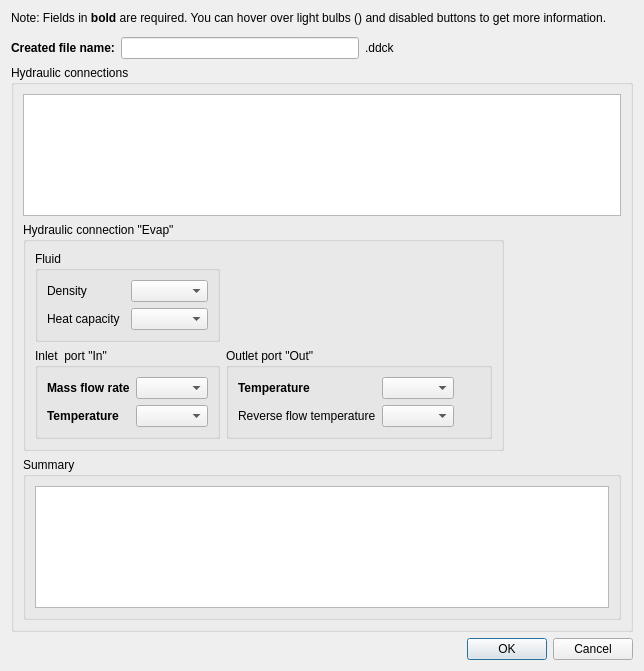
<?xml version="1.0" encoding="UTF-8"?>
<ui version="4.0">
 <class>HydraulicConnections</class>
 <widget class="QDialog" name="HydraulicConnections">
  <property name="geometry">
   <rect>
    <x>0</x>
    <y>0</y>
    <width>644</width>
    <height>671</height>
   </rect>
  </property>
  <property name="windowTitle">
   <string>Convert Proforma to ddck file...</string>
  </property>
  <layout class="QVBoxLayout" name="verticalLayout_3">
   <item>
    <layout class="QHBoxLayout" name="horizontalLayout_5">
     <item>
      <widget class="QLabel" name="label">
       <property name="text">
        <string>&lt;html&gt;&lt;head/&gt;&lt;body&gt;&lt;p&gt;Note: Fields in &lt;span style=&quot; font-weight:700;&quot;&gt;bold&lt;/span&gt; are required. You can hover over light bulbs (&lt;img src=&quot;:/tango-icons/status/tango-icon-theme-0.8.90/scalable/status/dialog-information.svg&quot; height=&quot;20&quot; widht=&quot;20&quot;/&gt;) and disabled buttons to get more information.&lt;/p&gt;&lt;/body&gt;&lt;/html&gt;</string>
       </property>
       <property name="alignment">
        <set>Qt::AlignLeading|Qt::AlignLeft|Qt::AlignTop</set>
       </property>
      </widget>
     </item>
     <item>
      <spacer name="horizontalSpacer_6">
       <property name="orientation">
        <enum>Qt::Horizontal</enum>
       </property>
       <property name="sizeHint" stdset="0">
        <size>
         <width>40</width>
         <height>20</height>
        </size>
       </property>
      </spacer>
     </item>
    </layout>
   </item>
   <item>
    <layout class="QHBoxLayout" name="horizontalLayout">
     <item>
      <widget class="QLabel" name="label_2">
       <property name="font">
        <font>
         <bold>true</bold>
        </font>
       </property>
       <property name="text">
        <string>Created file name:</string>
       </property>
      </widget>
     </item>
     <item>
      <widget class="QLineEdit" name="ddckFileNameLineEdit"/>
     </item>
     <item>
      <widget class="QLabel" name="label_3">
       <property name="text">
        <string>.ddck</string>
       </property>
      </widget>
     </item>
     <item>
      <spacer name="horizontalSpacer">
       <property name="orientation">
        <enum>Qt::Horizontal</enum>
       </property>
       <property name="sizeHint" stdset="0">
        <size>
         <width>40</width>
         <height>20</height>
        </size>
       </property>
      </spacer>
     </item>
    </layout>
   </item>
   <item>
    <widget class="QGroupBox" name="groupBox">
     <property name="title">
      <string>Hydraulic connections</string>
     </property>
     <layout class="QVBoxLayout" name="verticalLayout_2">
      <item>
       <layout class="QHBoxLayout" name="horizontalLayout_2">
        <item>
         <widget class="QTableView" name="connectionsTableView"/>
        </item>
       </layout>
      </item>
      <item>
       <layout class="QHBoxLayout" name="horizontalLayout_3">
        <item>
         <widget class="QGroupBox" name="hydraulicConnectionGroupBox">
          <property name="title">
           <string>Hydraulic connection &quot;Evap&quot;</string>
          </property>
          <layout class="QGridLayout" name="gridLayout_4">
           <item row="0" column="0">
            <widget class="QGroupBox" name="groupBox_2">
             <property name="title">
              <string>Fluid</string>
             </property>
             <layout class="QGridLayout" name="gridLayout">
              <item row="0" column="0">
               <widget class="QLabel" name="label_4">
                <property name="text">
                 <string>Density</string>
                </property>
               </widget>
              </item>
              <item row="0" column="1">
               <widget class="QComboBox" name="fluidDensityComboBox"/>
              </item>
              <item row="1" column="0">
               <widget class="QLabel" name="label_5">
                <property name="text">
                 <string>Heat capacity</string>
                </property>
               </widget>
              </item>
              <item row="1" column="1">
               <widget class="QComboBox" name="heatCapacityComboBox"/>
              </item>
             </layout>
            </widget>
           </item>
           <item row="1" column="0">
            <widget class="QGroupBox" name="inletPortGroupBox">
             <property name="title">
              <string>Inlet  port &quot;In&quot;</string>
             </property>
             <layout class="QGridLayout" name="gridLayout_2">
              <item row="0" column="0">
               <widget class="QLabel" name="label_6">
                <property name="font">
                 <font>
                  <bold>true</bold>
                 </font>
                </property>
                <property name="text">
                 <string>Mass flow rate</string>
                </property>
               </widget>
              </item>
              <item row="0" column="1">
               <widget class="QComboBox" name="massFlowRateComboBox"/>
              </item>
              <item row="1" column="0">
               <widget class="QLabel" name="label_10">
                <property name="font">
                 <font>
                  <bold>true</bold>
                 </font>
                </property>
                <property name="text">
                 <string>Temperature</string>
                </property>
               </widget>
              </item>
              <item row="1" column="1">
               <widget class="QComboBox" name="inputTempComboBox"/>
              </item>
             </layout>
            </widget>
           </item>
           <item row="1" column="1">
            <widget class="QGroupBox" name="outletPortGroupBox">
             <property name="title">
              <string>Outlet port &quot;Out&quot;</string>
             </property>
             <layout class="QGridLayout" name="gridLayout_3">
              <item row="1" column="0">
               <widget class="QLabel" name="label_12">
                <property name="text">
                 <string>Reverse flow temperature</string>
                </property>
               </widget>
              </item>
              <item row="1" column="1">
               <widget class="QComboBox" name="outputRevTempComboBox"/>
              </item>
              <item row="0" column="1">
               <widget class="QComboBox" name="outputTempComboBox"/>
              </item>
              <item row="0" column="0">
               <widget class="QLabel" name="label_11">
                <property name="font">
                 <font>
                  <bold>true</bold>
                 </font>
                </property>
                <property name="text">
                 <string>Temperature</string>
                </property>
               </widget>
              </item>
              <item row="1" column="2">
               <widget class="QWidget" name="bulkLengthInfoIconWidget_2" native="true">
                <property name="sizePolicy">
                 <sizepolicy hsizetype="Preferred" vsizetype="Preferred">
                  <horstretch>0</horstretch>
                  <verstretch>0</verstretch>
                 </sizepolicy>
                </property>
                <property name="minimumSize">
                 <size>
                  <width>20</width>
                  <height>20</height>
                 </size>
                </property>
                <property name="baseSize">
                 <size>
                  <width>0</width>
                  <height>0</height>
                 </size>
                </property>
                <property name="toolTip">
                 <string>&lt;html&gt;&lt;head/&gt;&lt;body&gt;&lt;p&gt;The inlet temperature at the nominal output when the direction of the mass flow is the reverse of the nominal direction. Not all types support reversing the mass flow. If your type doens't support it, you can leave this field empty.&lt;/p&gt;&lt;/body&gt;&lt;/html&gt;</string>
                </property>
                <property name="styleSheet">
                 <string notr="true">image: url(:/tango-icons/status/tango-icon-theme-0.8.90/scalable/status/dialog-information.svg);</string>
                </property>
               </widget>
              </item>
             </layout>
            </widget>
           </item>
          </layout>
         </widget>
        </item>
        <item>
         <spacer name="horizontalSpacer_4">
          <property name="orientation">
           <enum>Qt::Horizontal</enum>
          </property>
          <property name="sizeHint" stdset="0">
           <size>
            <width>40</width>
            <height>20</height>
           </size>
          </property>
         </spacer>
        </item>
       </layout>
      </item>
      <item>
       <layout class="QHBoxLayout" name="horizontalLayout_4">
        <item>
         <widget class="QGroupBox" name="groupBox_5">
          <property name="title">
           <string>Summary</string>
          </property>
          <layout class="QVBoxLayout" name="verticalLayout">
           <item>
            <widget class="QPlainTextEdit" name="summaryTextEdit"/>
           </item>
          </layout>
         </widget>
        </item>
       </layout>
      </item>
     </layout>
    </widget>
   </item>
   <item>
    <spacer name="verticalSpacer">
     <property name="orientation">
      <enum>Qt::Vertical</enum>
     </property>
     <property name="sizeHint" stdset="0">
      <size>
       <width>20</width>
       <height>0</height>
      </size>
     </property>
    </spacer>
   </item>
   <item>
    <layout class="QHBoxLayout" name="horizontalLayout_6">
     <item>
      <spacer name="horizontalSpacer_2">
       <property name="orientation">
        <enum>Qt::Horizontal</enum>
       </property>
       <property name="sizeHint" stdset="0">
        <size>
         <width>40</width>
         <height>20</height>
        </size>
       </property>
      </spacer>
     </item>
     <item>
      <widget class="QDialogButtonBox" name="okCancelButtonBox">
       <property name="standardButtons">
        <set>QDialogButtonBox::Cancel|QDialogButtonBox::Ok</set>
       </property>
      </widget>
     </item>
    </layout>
   </item>
  </layout>
 </widget>
 <resources/>
 <connections/>
</ui>
